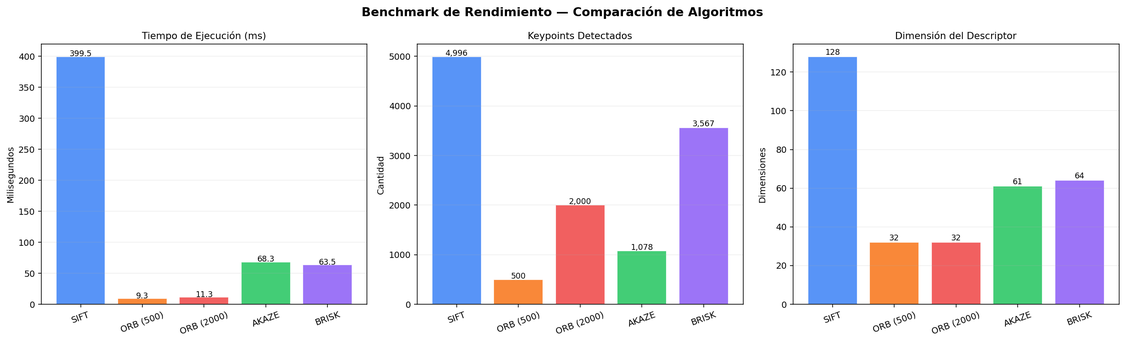
#> input picture semana_10_1_extraccion_caracteristicas_sift_orb/media/python_benchmark_rendimiento.png, 1125 x 342 px, shrunk from 2505 x 761 before the run, given in place of input_image.jpg, which was not available
$ python main.py
#> lines starting #> are read from the running program, lines starting #| are printed output that depends on the picture; pictures that were not available may be replaced by others from this repository, and a replacement may not be noted
"""
Taller Extracción de Características con SIFT y ORB
=====================================================

1. Detección de esquinas con Harris Corner Detector
2. Implementación de SIFT (keypoints + descriptores)
3. Implementación de ORB (keypoints + descriptores)
4. Comparación cuantitativa de rendimiento
5. Robustez ante rotación, escala e iluminación
6. Bonus: AKAZE y BRISK como alternativas
7. Visualización avanzada y tabla comparativa
"""

import cv2
import numpy as np
import matplotlib
matplotlib.use('Agg')
import matplotlib.pyplot as plt
import time
import os

MEDIA = os.path.join(os.path.dirname(__file__), '..', 'media')
os.makedirs(MEDIA, exist_ok=True)
IMG_PATH = os.path.join(os.path.dirname(__file__), 'input_image.jpg')


def save(fig, name):
    fig.savefig(os.path.join(MEDIA, name), dpi=140, bbox_inches='tight', facecolor='white')
    plt.close(fig)
    print(f"  ✓ {name}")


def load():
    img = cv2.imread(IMG_PATH)
    if img is None:
        raise FileNotFoundError(IMG_PATH)
    return img


def to_rgb(bgr):
    return cv2.cvtColor(bgr, cv2.COLOR_BGR2RGB)


# ============================================================
# 1. HARRIS CORNER DETECTOR
# ============================================================

def harris_corners():
    """Detección de esquinas con Harris variando parámetros."""
    print("\n[1] Harris Corner Detector")
    bgr = load()
#> in load, img is the input picture: shape (342, 1125, 3); mean B, G, R 239.3, 227.7, 224.5
    gray = cv2.cvtColor(bgr, cv2.COLOR_BGR2GRAY).astype(np.float32)

    configs = [
        {'blockSize': 2, 'ksize': 3, 'k': 0.04, 'label': 'block=2, k=0.04'},
        {'blockSize': 2, 'ksize': 3, 'k': 0.06, 'label': 'block=2, k=0.06'},
        {'blockSize': 4, 'ksize': 5, 'k': 0.04, 'label': 'block=4, ksize=5'},
        {'blockSize': 7, 'ksize': 7, 'k': 0.04, 'label': 'block=7, ksize=7'},
    ]

    fig, axes = plt.subplots(2, 2, figsize=(16, 10))
    fig.suptitle('Detección de Esquinas — Harris Corner Detector', fontsize=14, fontweight='bold')

    for ax, cfg in zip(axes.flat, configs):
        dst = cv2.cornerHarris(gray, cfg['blockSize'], cfg['ksize'], cfg['k'])
        dst = cv2.dilate(dst, None)
        vis = to_rgb(bgr.copy())
        threshold = 0.01 * dst.max()
        vis[dst > threshold] = [255, 0, 0]
        n_corners = np.sum(dst > threshold)

        ax.imshow(vis)
        ax.set_title(f"{cfg['label']}\n{n_corners:,} esquinas", fontsize=10)
        ax.axis('off')
#> this loop made 4 passes
#> (threshold, n_corners) on passes 1 to 4: (6397620.5, 18468), (5786687.4, 17513), (186596782.1, 25479), (1.01e+10, 31884)
#> pass 1, in harris_corners, `dst = cv2.cornerHarris(gray, cfg['blockSize'], cfg['ksize'], cfg['k'])`:
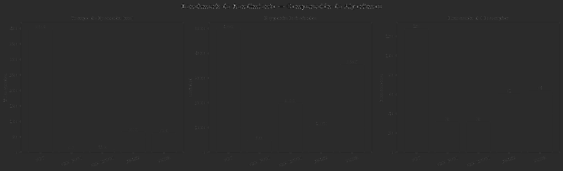
#> dst: shape (342, 1125) float32 (shown at 1/2 size); min -131195712, max 639762048, mean 308279.8; drawn with min black and max white
#> pass 2, in harris_corners, `dst = cv2.cornerHarris(gray, cfg['blockSize'], cfg['ksize'], cfg['k'])`:
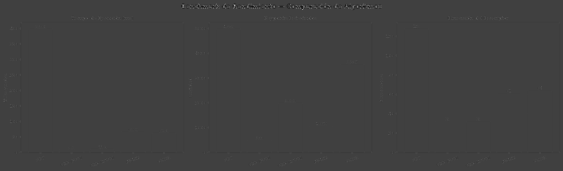
#> dst: shape (342, 1125) float32 (shown at 1/2 size); min -196873248, max 578668736, mean -123299; drawn with min black and max white
#> after the loop:
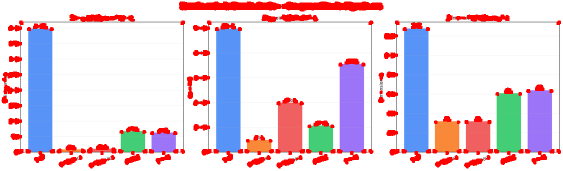
#> vis: shape (342, 1125, 3) (shown at 1/2 size); mean R, G, B 228.4, 210.6, 222.1

    plt.tight_layout()
    save(fig, 'python_harris_corners.png')
#> in save, `fig.savefig(os.path.join(MEDIA, name), dpi=140, bbox_inches='tight', f..`:
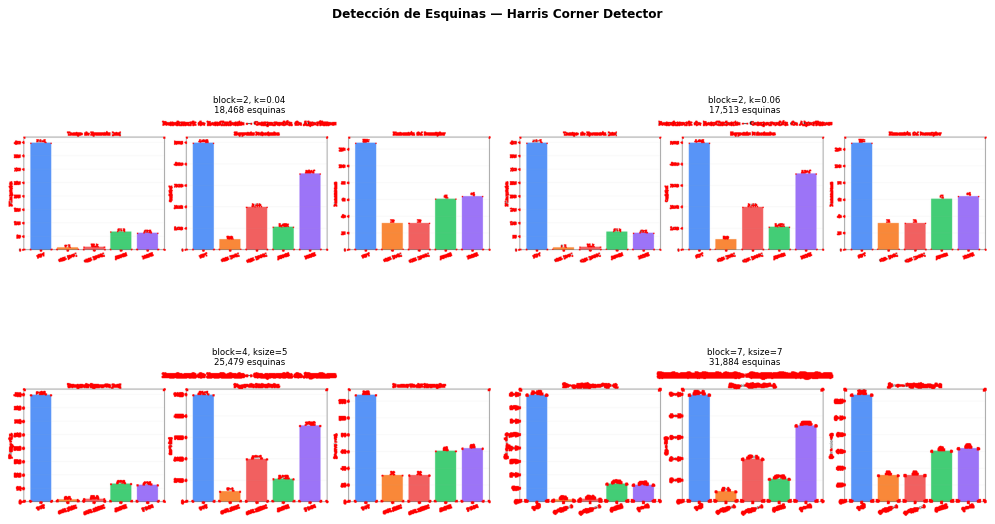
#> figure drawn by matplotlib, 4 panels


# ============================================================
# 2. SIFT
# ============================================================

def sift_detection():
    """Detección de keypoints y descriptores con SIFT."""
    print("\n[2] SIFT — Detección y visualización")
    bgr = load()
    gray = cv2.cvtColor(bgr, cv2.COLOR_BGR2GRAY)

    sift = cv2.SIFT_create()
    kp, des = sift.detectAndCompute(gray, None)
#> kp = 654 keypoints; strongest (x, y, size): (752, 13, 1.8), (548, 13, 1.8), (714, 13, 1.9), (447, 13, 1.8)

    # Keypoints simples
    vis_simple = cv2.drawKeypoints(to_rgb(bgr), kp, None,
                                    color=(0, 255, 0), flags=0)

    # Keypoints ricos (escala + orientación)
    vis_rich = cv2.drawKeypoints(to_rgb(bgr), kp, None,
                                  color=(0, 255, 0),
                                  flags=cv2.DRAW_MATCHES_FLAGS_DRAW_RICH_KEYPOINTS)
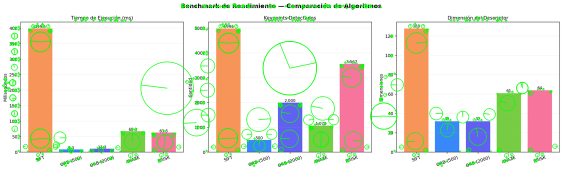
#> vis_rich: shape (342, 1125, 3) (shown at 1/2 size); mean B, G, R 217.1, 230.1, 231.3

    fig, axes = plt.subplots(1, 2, figsize=(18, 7))
    fig.suptitle(f'SIFT — {len(kp):,} Keypoints Detectados', fontsize=14, fontweight='bold')

    axes[0].imshow(vis_simple)
    axes[0].set_title('Keypoints (posición)', fontsize=11)
    axes[0].axis('off')

    axes[1].imshow(vis_rich)
    axes[1].set_title('Rich Keypoints (posición + escala + orientación)', fontsize=11)
    axes[1].axis('off')

    plt.tight_layout()
    save(fig, 'python_sift_keypoints.png')

    # --- Análisis de propiedades ---
    sizes = [k.size for k in kp]
#> sizes = 654 values, max 107.2 at index 375, min 1.8 at index 323, mean 6.62
    angles = [k.angle for k in kp]
#> angles = 654 values, max 359.9 at index 307, min 0.00637 at index 309, mean 205.6
    responses = [k.response for k in kp]
#> responses = 654 values, max 0.147 at index 513, min 0.0145 at index 27, mean 0.0559
    octaves = [k.octave & 0xFF for k in kp]
#> octaves = 654 values, max 255 at index 4, min 0 at index 0, mean 119.2

    fig2, axes2 = plt.subplots(2, 2, figsize=(14, 9))
    fig2.suptitle('SIFT — Análisis de Propiedades de Keypoints', fontsize=14, fontweight='bold')

    axes2[0, 0].hist(sizes, bins=50, color='#3b82f6', alpha=0.8, edgecolor='#2563eb')
    axes2[0, 0].set_title('Distribución de Escala (size)')
    axes2[0, 0].set_xlabel('Escala (px)')
    axes2[0, 0].set_ylabel('Frecuencia')
    axes2[0, 0].grid(True, alpha=0.3)

    axes2[0, 1].hist(angles, bins=72, color='#f97316', alpha=0.8, edgecolor='#ea580c')
    axes2[0, 1].set_title('Distribución de Orientación')
    axes2[0, 1].set_xlabel('Ángulo (°)')
    axes2[0, 1].grid(True, alpha=0.3)

    axes2[1, 0].hist(responses, bins=50, color='#22c55e', alpha=0.8, edgecolor='#16a34a')
    axes2[1, 0].set_title('Distribución de Respuesta (strength)')
    axes2[1, 0].set_xlabel('Respuesta')
    axes2[1, 0].grid(True, alpha=0.3)

    axes2[1, 1].hist(octaves, bins=range(max(octaves) + 2), color='#8b5cf6',
                      alpha=0.8, edgecolor='#7c3aed', align='left')
    axes2[1, 1].set_title('Distribución por Octava')
    axes2[1, 1].set_xlabel('Octava')
    axes2[1, 1].grid(True, alpha=0.3)

    plt.tight_layout()
    save(fig2, 'python_sift_propiedades.png')
#> call 3 of save, with name = 'python_sift_propiedades.png'
#> in save (call 3), `fig.savefig(os.path.join(MEDIA, name), dpi=140, bbox_inches='tight', f..`:
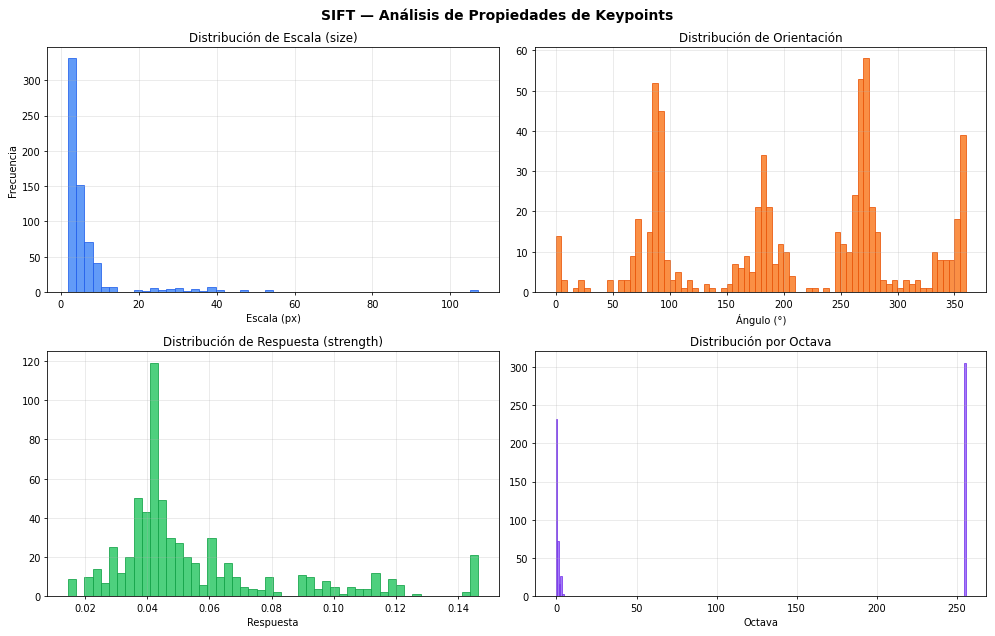
#> figure drawn by matplotlib, 4 panels; panel 1: tallest bar 331 high, from x = 1.8 to 3.9; panel 2: tallest bar 58 high, from x = 269.9 to 274.9; panel 3: tallest bar 119 high, from x = 0.0409 to 0.0435; panel 4: tallest bar 305 high, from x = 254.5 to 255.5

    return len(kp), des.shape if des is not None else (0, 0)


# ============================================================
# 3. ORB
# ============================================================

def orb_detection():
    """Detección de keypoints y descriptores con ORB."""
    print("\n[3] ORB — Detección y visualización")
    bgr = load()
    gray = cv2.cvtColor(bgr, cv2.COLOR_BGR2GRAY)

    orb = cv2.ORB_create(nfeatures=2000)
    kp, des = orb.detectAndCompute(gray, None)

    vis_simple = cv2.drawKeypoints(to_rgb(bgr), kp, None, color=(255, 50, 50), flags=0)
    vis_rich = cv2.drawKeypoints(to_rgb(bgr), kp, None, color=(255, 50, 50),
                                  flags=cv2.DRAW_MATCHES_FLAGS_DRAW_RICH_KEYPOINTS)

    fig, axes = plt.subplots(1, 2, figsize=(18, 7))
    fig.suptitle(f'ORB — {len(kp):,} Keypoints Detectados (nfeatures=2000)',
                 fontsize=14, fontweight='bold')

    axes[0].imshow(vis_simple)
    axes[0].set_title('Keypoints (posición)', fontsize=11)
    axes[0].axis('off')

    axes[1].imshow(vis_rich)
    axes[1].set_title('Rich Keypoints (posición + escala + orientación)', fontsize=11)
    axes[1].axis('off')

    plt.tight_layout()
    save(fig, 'python_orb_keypoints.png')

    return len(kp), des.shape if des is not None else (0, 0)


# ============================================================
# 4. COMPARACIÓN SIFT vs ORB
# ============================================================

def side_by_side_comparison():
    """Comparación visual directa SIFT vs ORB."""
    print("\n[4] Comparación lado a lado SIFT vs ORB")
    bgr = load()
    gray = cv2.cvtColor(bgr, cv2.COLOR_BGR2GRAY)

    sift = cv2.SIFT_create()
    kp_s, des_s = sift.detectAndCompute(gray, None)

    orb = cv2.ORB_create(nfeatures=2000)
    kp_o, des_o = orb.detectAndCompute(gray, None)

    vis_s = cv2.drawKeypoints(to_rgb(bgr), kp_s, None, color=(0, 255, 0),
                               flags=cv2.DRAW_MATCHES_FLAGS_DRAW_RICH_KEYPOINTS)
    vis_o = cv2.drawKeypoints(to_rgb(bgr), kp_o, None, color=(255, 50, 50),
                               flags=cv2.DRAW_MATCHES_FLAGS_DRAW_RICH_KEYPOINTS)

    fig, axes = plt.subplots(1, 2, figsize=(18, 7))
    fig.suptitle('Comparación Visual: SIFT vs ORB', fontsize=14, fontweight='bold')

    axes[0].imshow(vis_s)
    axes[0].set_title(f'SIFT — {len(kp_s):,} keypoints\nDescriptor: 128-D float32',
                       fontsize=11, color='green')
    axes[0].axis('off')

    axes[1].imshow(vis_o)
    axes[1].set_title(f'ORB — {len(kp_o):,} keypoints\nDescriptor: 32-D uint8 (binario)',
                       fontsize=11, color='red')
    axes[1].axis('off')

    plt.tight_layout()
    save(fig, 'python_sift_vs_orb.png')


# ============================================================
# 5. RENDIMIENTO (TIEMPO)
# ============================================================

def performance_benchmark():
    """Mide tiempo de ejecución de cada algoritmo."""
    print("\n[5] Benchmark de rendimiento")
    bgr = load()
    gray = cv2.cvtColor(bgr, cv2.COLOR_BGR2GRAY)

    algorithms = {
        'SIFT': cv2.SIFT_create(),
        'ORB (500)': cv2.ORB_create(nfeatures=500),
        'ORB (2000)': cv2.ORB_create(nfeatures=2000),
        'AKAZE': cv2.AKAZE_create(),
        'BRISK': cv2.BRISK_create(),
    }

    results = {}
    n_runs = 10

    for name, detector in algorithms.items():
        times = []
        kp_count = 0
        des_size = 0
        for _ in range(n_runs):
            t0 = time.perf_counter()
            kp, des = detector.detectAndCompute(gray, None)
            t1 = time.perf_counter()
            times.append((t1 - t0) * 1000)
            kp_count = len(kp)
            if des is not None:
                des_size = des.shape[1]

        avg_time = np.mean(times)
        results[name] = {
            'time_ms': avg_time,
            'keypoints': kp_count,
            'desc_dim': des_size,
            'desc_type': 'float32' if des is not None and des.dtype == np.float32 else 'uint8',
        }

    # --- Gráfico de barras ---
    fig, axes = plt.subplots(1, 3, figsize=(18, 5.5))
    fig.suptitle('Benchmark de Rendimiento — Comparación de Algoritmos', fontsize=14, fontweight='bold')

    names = list(results.keys())
    colors = ['#3b82f6', '#f97316', '#ef4444', '#22c55e', '#8b5cf6']

    # Tiempo
    times_ms = [results[n]['time_ms'] for n in names]
    bars = axes[0].bar(names, times_ms, color=colors, alpha=0.85, edgecolor='white')
    axes[0].set_title('Tiempo de Ejecución (ms)', fontsize=11)
    axes[0].set_ylabel('Milisegundos')
    for bar, val in zip(bars, times_ms):
        axes[0].text(bar.get_x() + bar.get_width()/2, bar.get_height() + 0.5,
                     f'{val:.1f}', ha='center', fontsize=9)
    axes[0].grid(True, alpha=0.2, axis='y')
    axes[0].tick_params(axis='x', rotation=20)

    # Keypoints
    kps = [results[n]['keypoints'] for n in names]
    bars2 = axes[1].bar(names, kps, color=colors, alpha=0.85, edgecolor='white')
    axes[1].set_title('Keypoints Detectados', fontsize=11)
    axes[1].set_ylabel('Cantidad')
    for bar, val in zip(bars2, kps):
        axes[1].text(bar.get_x() + bar.get_width()/2, bar.get_height() + 20,
                     f'{val:,}', ha='center', fontsize=9)
    axes[1].grid(True, alpha=0.2, axis='y')
    axes[1].tick_params(axis='x', rotation=20)

    # Dimensión del descriptor
    dims = [results[n]['desc_dim'] for n in names]
    bars3 = axes[2].bar(names, dims, color=colors, alpha=0.85, edgecolor='white')
    axes[2].set_title('Dimensión del Descriptor', fontsize=11)
    axes[2].set_ylabel('Dimensiones')
    for bar, val in zip(bars3, dims):
        axes[2].text(bar.get_x() + bar.get_width()/2, bar.get_height() + 1,
                     str(val), ha='center', fontsize=9)
    axes[2].grid(True, alpha=0.2, axis='y')
    axes[2].tick_params(axis='x', rotation=20)

    plt.tight_layout()
    save(fig, 'python_benchmark_rendimiento.png')

    return results


# ============================================================
# 6. ROBUSTEZ (ROTACIÓN, ESCALA, ILUMINACIÓN)
# ============================================================

def robustness_test():
    """Evalúa robustez ante rotación, escala y cambios de iluminación."""
    print("\n[6] Robustez ante transformaciones")
    bgr = load()
    gray = cv2.cvtColor(bgr, cv2.COLOR_BGR2GRAY)
    h, w = gray.shape

    # Generar variantes
    def rotate_img(img, angle):
        M = cv2.getRotationMatrix2D((w//2, h//2), angle, 1.0)
        return cv2.warpAffine(img, M, (w, h))

    def scale_img(img, factor):
        new_w, new_h = int(w*factor), int(h*factor)
        scaled = cv2.resize(img, (new_w, new_h))
        canvas = np.zeros_like(img)
        oy, ox = (h-new_h)//2, (w-new_w)//2
        if factor <= 1:
            canvas[oy:oy+new_h, ox:ox+new_w] = scaled
        else:
            canvas = scaled[(-oy if oy<0 else 0):(-oy if oy<0 else 0)+h,
                            (-ox if ox<0 else 0):(-ox if ox<0 else 0)+w]
        return canvas

    def adjust_brightness(img, delta):
        return np.clip(img.astype(int) + delta, 0, 255).astype(np.uint8)

    transforms = {
        'Original':      gray,
        'Rotación 15°':  rotate_img(gray, 15),
        'Rotación 45°':  rotate_img(gray, 45),
        'Escala 0.5×':   scale_img(gray, 0.5),
        'Escala 1.5×':   scale_img(gray, 1.5),
        'Brillo -60':    adjust_brightness(gray, -60),
        'Brillo +60':    adjust_brightness(gray, +60),
        'Blur 11×11':    cv2.GaussianBlur(gray, (11, 11), 3),
    }

    sift = cv2.SIFT_create()
    orb = cv2.ORB_create(nfeatures=2000)

    sift_counts = []
    orb_counts = []
    labels = []

    fig, axes = plt.subplots(2, 4, figsize=(20, 9))
    fig.suptitle('Robustez: Keypoints Detectados ante Transformaciones', fontsize=14, fontweight='bold')

    for ax, (name, img) in zip(axes.flat, transforms.items()):
        kp_s, _ = sift.detectAndCompute(img, None)
        kp_o, _ = orb.detectAndCompute(img, None)

        vis = cv2.cvtColor(img, cv2.COLOR_GRAY2RGB)
        vis_s = cv2.drawKeypoints(vis.copy(), kp_s[:200], None, color=(0, 255, 0), flags=0)
        vis_o = cv2.drawKeypoints(vis_s, kp_o[:200], None, color=(255, 50, 50), flags=0)

        ax.imshow(vis_o)
        ax.set_title(f'{name}\nSIFT:{len(kp_s)} | ORB:{len(kp_o)}', fontsize=9)
        ax.axis('off')

        sift_counts.append(len(kp_s))
        orb_counts.append(len(kp_o))
        labels.append(name.replace(' ', '\n'))

    plt.tight_layout()
    save(fig, 'python_robustez_transformaciones.png')

    # --- Gráfico comparativo ---
    fig2, ax = plt.subplots(figsize=(14, 5.5))
    x = np.arange(len(labels))
    width = 0.35

    bars1 = ax.bar(x - width/2, sift_counts, width, label='SIFT', color='#3b82f6', alpha=0.85)
    bars2 = ax.bar(x + width/2, orb_counts, width, label='ORB', color='#ef4444', alpha=0.85)

    ax.set_title('Keypoints Detectados por Transformación — SIFT vs ORB', fontsize=13, fontweight='bold')
    ax.set_ylabel('Keypoints')
    ax.set_xticks(x)
    ax.set_xticklabels(labels, fontsize=8)
    ax.legend()
    ax.grid(True, alpha=0.2, axis='y')

    for bar in bars1:
        ax.text(bar.get_x() + bar.get_width()/2, bar.get_height() + 15,
                f'{int(bar.get_height())}', ha='center', fontsize=7)
    for bar in bars2:
        ax.text(bar.get_x() + bar.get_width()/2, bar.get_height() + 15,
                f'{int(bar.get_height())}', ha='center', fontsize=7)

    plt.tight_layout()
    save(fig2, 'python_robustez_grafico.png')


# ============================================================
# 7. BONUS: AKAZE y BRISK
# ============================================================

def alternative_detectors():
    """Comparación con AKAZE y BRISK."""
    print("\n[7] Algoritmos alternativos: AKAZE y BRISK")
    bgr = load()
    gray = cv2.cvtColor(bgr, cv2.COLOR_BGR2GRAY)

    detectors = {
        'SIFT':  (cv2.SIFT_create(), (0, 255, 0)),
        'ORB':   (cv2.ORB_create(nfeatures=2000), (255, 50, 50)),
        'AKAZE': (cv2.AKAZE_create(), (50, 150, 255)),
        'BRISK': (cv2.BRISK_create(), (255, 200, 50)),
    }

    fig, axes = plt.subplots(2, 2, figsize=(18, 12))
    fig.suptitle('Comparación de 4 Detectores de Características', fontsize=14, fontweight='bold')

    for ax, (name, (det, color)) in zip(axes.flat, detectors.items()):
        kp, des = det.detectAndCompute(gray, None)
        vis = cv2.drawKeypoints(to_rgb(bgr), kp, None, color=color,
                                 flags=cv2.DRAW_MATCHES_FLAGS_DRAW_RICH_KEYPOINTS)
        desc_info = f'{des.shape[1]}-D {des.dtype}' if des is not None else 'N/A'
        ax.imshow(vis)
        ax.set_title(f'{name} — {len(kp):,} keypoints\nDescriptor: {desc_info}', fontsize=11)
        ax.axis('off')

    plt.tight_layout()
    save(fig, 'python_comparacion_4_algoritmos.png')


# ============================================================
# 8. TABLA COMPARATIVA
# ============================================================

def summary_table(results):
    """Genera tabla comparativa como imagen."""
    print("\n[8] Tabla comparativa")

    fig, ax = plt.subplots(figsize=(12, 4))
    ax.axis('off')
    ax.set_title('Tabla Comparativa de Algoritmos de Detección de Características',
                 fontsize=13, fontweight='bold', pad=20)

    headers = ['Algoritmo', 'Tiempo (ms)', 'Keypoints', 'Descriptor', 'Tipo', 'Patentado']
    cell_data = []
    for name, r in results.items():
        cell_data.append([
            name,
            f"{r['time_ms']:.1f}",
            f"{r['keypoints']:,}",
            f"{r['desc_dim']}-D",
            r['desc_type'],
            'Sí (exp.)' if 'SIFT' in name else 'No',
        ])

    table = ax.table(cellText=cell_data, colLabels=headers, loc='center',
                     cellLoc='center', colColours=['#e2e8f0'] * len(headers))
    table.auto_set_font_size(False)
    table.set_fontsize(10)
    table.scale(1, 1.6)

    # Estilizar
    for (row, col), cell in table.get_celld().items():
        if row == 0:
            cell.set_facecolor('#475569')
            cell.set_text_props(color='white', fontweight='bold')
        elif row % 2 == 0:
            cell.set_facecolor('#f8fafc')
        cell.set_edgecolor('#cbd5e1')

    plt.tight_layout()
    save(fig, 'python_tabla_comparativa.png')


# ============================================================
# MAIN
# ============================================================

if __name__ == '__main__':
    print("=" * 60)
    print("Taller: Extracción de Características SIFT y ORB")
    print("=" * 60)

    harris_corners()
    sift_info = sift_detection()
#> sift_info = (654, (654, 128))
    orb_info = orb_detection()
#> in orb_detection, `kp, des = orb.detectAndCompute(gray, None)`: kp = 1402 keypoints; strongest (x, y, size): (617, 36, 31), (898, 35, 31), (166, 36, 31), (170, 36, 31)
#> in orb_detection, `vis_simple = cv2.drawKeypoints(to_rgb(bgr), kp, None, color=(255, 50, ..`:
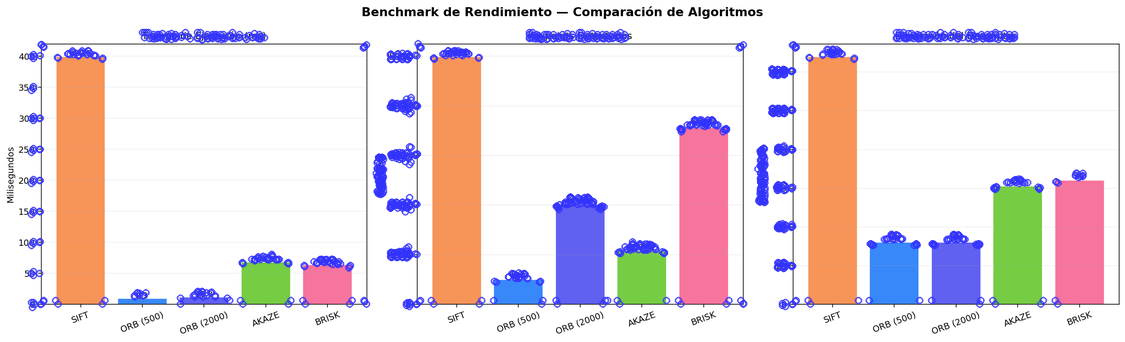
#> vis_simple: shape (342, 1125, 3); mean B, G, R 226.1, 221.4, 232.9
#> (the rest of the program and of its run is left out)
